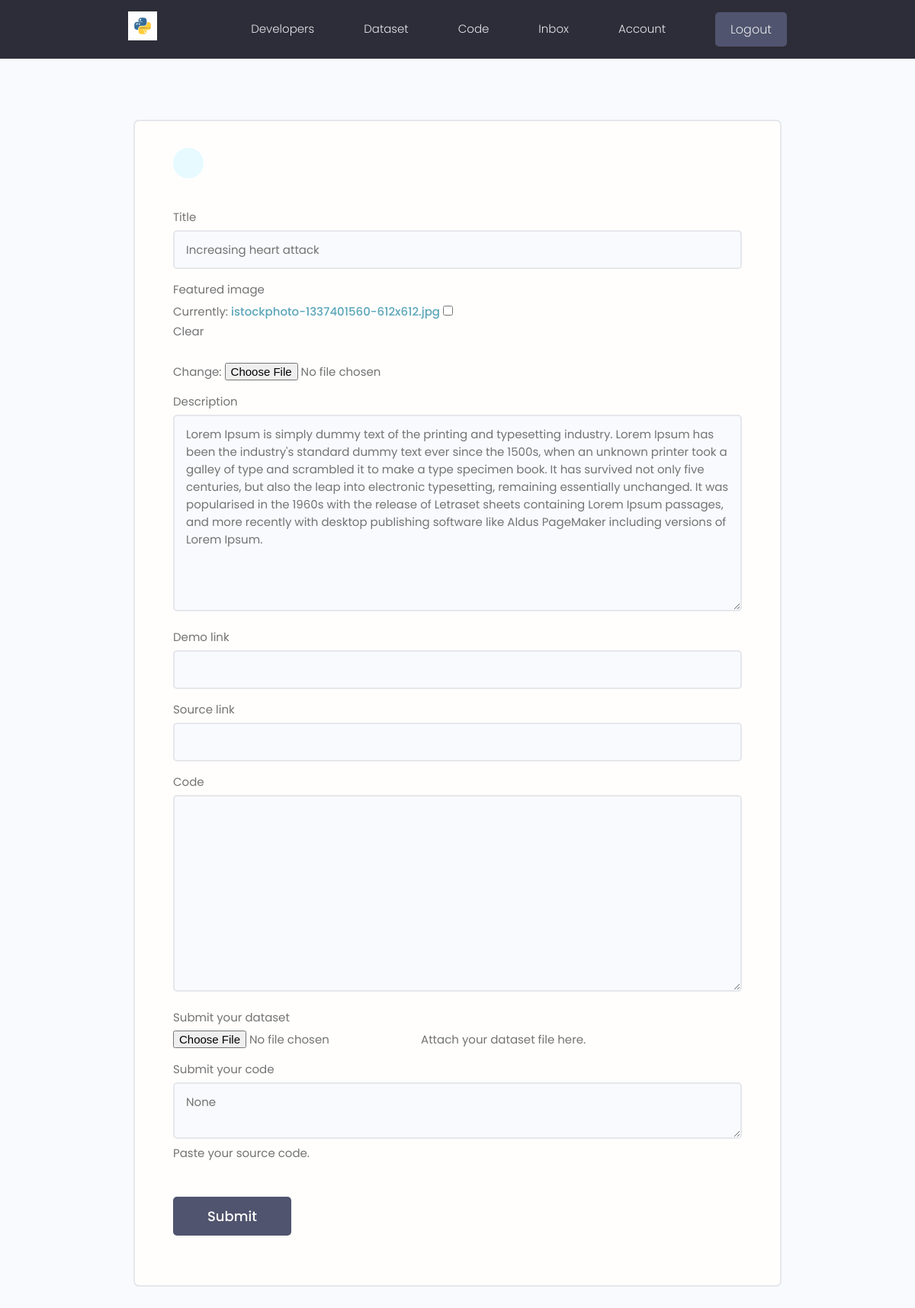
Page /projects/update-project/2e3ab357-1901-4dfc-b989-688f9d8fa770/ (signed in) on the committed database.
### projects/models.py (models this page shows, shortened)
class Project(models.Model):
    owner = models.ForeignKey(
        Profile, null=True, blank=True, on_delete=models.CASCADE)
    title = models.CharField(max_length=200)
    description = models.TextField(null=True, blank=True)
    featured_image = models.ImageField(
        null=True, blank=True, default="default.jpg")
    demo_link = models.CharField(max_length=2000, null=True, blank=True)
    source_link = models.CharField(max_length=2000, null=True, blank=True)
    tags = models.ManyToManyField('Tag', blank=True)
    vote_total = models.IntegerField(default=0, null=True, blank=True)
    vote_ratio = models.IntegerField(default=0, null=True, blank=True)
    created = models.DateTimeField(auto_now_add=True)
    id = models.UUIDField(default=uuid.uuid4, unique=True,
                          primary_key=True, editable=False)
    code = models.TextField(blank=True, null=True)
    class Meta:
        ordering = ['-vote_ratio', '-vote_total', 'title']

### projects/views.py (the view, shortened to what this page needs)
# urls.py: path('update-project/<str:pk>/', views.updateProject, name="update-project"),
@login_required(login_url="login")
def updateProject(request, pk):
    profile = request.user.profile
    project = profile.project_set.get(id=pk)
    form = ProjectForm(instance=project)
    context = {'form': form, 'project': project}
    return render(request, "projects/project_form.html", context)

### projects/forms.py
class ProjectForm(ModelForm):
    class Meta:
        model = Project
        fields = ['title', 'featured_image', 'description',
                  'demo_link', 'source_link','code']
        widgets = {
            'tags': forms.CheckboxSelectMultiple(),
        }
    def __init__(self, *args, **kwargs):
        super(ProjectForm, self).__init__(*args, **kwargs)
        for name, field in self.fields.items():
            field.widget.attrs.update({'class': 'input'})

### projects/templates/projects/project_form.html (shortened to what this page needs)
{% extends 'main.html' %}
{% block content %}
<main class="formPage my-xl">
    <div class="content-box">
        <div class="formWrapper">
            <a class="backButton" href="{% url 'account' %}"></a>
            <br>
            <form class="form" method="POST" enctype="multipart/form-data">
                {% for field in form %}
                <div class="form__field">
                    <label for="{{ field.id_for_label }}">{{ field.label }}</label>
                    {{ field }}
                </div>
                {% endfor %}
                <div class="form__field">
                    <label for="id_dataset">Submit your dataset</label>
                    <input type="file" name="dataset" id="id_dataset" class="input">
                    <small class="form-text text-muted">Attach your dataset file here.</small>
                </div>
                <div class="form__field">
                    <label for="id_code">Submit your code</label>
                    <textarea name="code" class="input">{{ form.instance.code }}</textarea>
                    <small class="form-text text-muted">Paste your source code.</small>
                </div>
                <input class="btn btn--sub btn--lg my-md" type="submit" value="Submit" />
            </form>
        </div>
    </div>
</main>
{% endblock %}

### static/styles/app.css (style rules this page uses)
:root { --color-sub: #2d2d39; }
.btn--sub { background-color: var(--color-sub-light); }
.content-box { width: 95%; max-width: 85rem; margin: 0 auto; }
.backButton { background: var(--color-main-light); color: var(--color-main); width: 4rem; height: 4rem; display: flex; align-items: center; justify-content: center; border-radius: 50%; }
.formPage .formWrapper { list-style: none; background: var(--color-white); padding: 3.5rem 5rem; border: 2px solid var(--color-light); border-radius: 0.7rem; }

### static/uikit/styles/modules/_variables.css (style rules this page uses)
:root { --color-main: #5aa5b9; --color-main-light: #e6faff; --color-sub: #3f4156; --color-sub-light: #51546e; --color-sub-lighter: #ededfd; --color-text: #737373; --color-gray: #8b8b8b; --color-light: #e5e7eb; --color-light-gray: #767676; --color-bg: #f8fafd; --color-white: #fffefd; --color-white-light: #f3f3f3; --color-success: #359e64; --color-success-bg: #def8e8; --color-error: #fc4b0b; --color-error-bg: #fff2ee; --font-base: 'Poppins', arial, helvetica, 'Segoe UI', roboto, ubuntu, sans-serif; --font-monospace: 'Fira Code', 'Courier New', courier, monospace; --font-regular: 300; --font-medium: 500; --font-bold: 700; --generic-shadow: 1px 1px 5px #00000010; --generic-transition: all 0.3s ease-in-out; }

### static/uikit/styles/modules/_base.css (style rules this page uses)
* { margin: 0; padding: 0; box-sizing: border-box; text-rendering: optimizeLegibility; color: inherit; font-size: inherit; }
html { font-size: 50%; }
@media only screen and (min-width: 480px) { html { font-size: 56.25%; } }
@media only screen and (min-width: 1200px) { html { font-size: 62.5%; } }
body { line-height: 1.6; font-weight: 400; font-size: 1.5rem; color: var(--color-text); background-color: var(--color-bg); min-height: 100vh; }

### static/uikit/styles/modules/_typography.css (style rules this page uses)
* { font-family: var(--font-base); }
a { padding-bottom: 2px; text-decoration: none; display: inline-block; color: var(--color-main); font-weight: var(--font-medium); }

### static/uikit/styles/modules/_utilities.css (style rules this page uses)
.my-md { margin: 3rem auto; }
.my-xl { margin: 8rem auto; }

### static/uikit/styles/modules/_button.css (style rules this page uses)
.btn { display: inline-block; position: relative; cursor: pointer; background-color: var(--color-light); font-weight: var(--font-medium); color: var(--color-sub); text-decoration: none; padding: 1rem 2rem; border-radius: 0.5rem; border: none; width: -webkit-fit-content; width: -moz-fit-content; width: fit-content; height: -webkit-fit-content; height: -moz-fit-content; height: fit-content; font-size: 1.6rem; outline-width: 0; outline-color: transparent; -webkit-backface-visibility: hidden; backface-visibility: hidden; transition: all 0.3s ease-in-out; }
.btn--sub { background-color: var(--color-sub); color: var(--color-white); }
.btn--lg { font-size: 1.8rem; padding: 1.2rem 4.5rem; }

### static/uikit/styles/modules/_form.css (style rules this page uses)
.form { display: block; }
.form__field { margin-top: 1.5rem; margin-bottom: 1.5rem; }
.form__label, .form__field > label { display: block; margin-bottom: 0.5rem; color: var(--color-text); }
input.input[type='text'], input.input[type='email'], input.input[type='password'], input.input[type='number'], select.input, textarea.input { min-width: 24rem; width: 100%; padding: 1.2rem 1.5rem; border-radius: 0.5rem; border: 2px solid var(--color-light); transition: all 0.3s ease-in-out; background-color: var(--color-bg); }

### rows in the picture
Project: form "Increasing heart attack" "Lorem Ipsum is simply dummy text of the printing and typesetting industry. Lorem Ipsum has been the industry's standard dummy text ever since the 1500s, when an unknown printer took a galley of type and scrambled it to make a type specimen book. It has survived not only five centuries, but also the leap into electronic typesetting, remaining essentially unchanged. It was popularised in the 1960s with the release of Letraset sheets containing Lorem Ipsum passages, and more recently with desktop publishing software like Aldus PageMaker including versions of Lorem Ipsum.", code "None"

### other values in the picture
{{ field.label }} "Title" "Featured image" "Description" "Demo link" "Source link" "Code"
